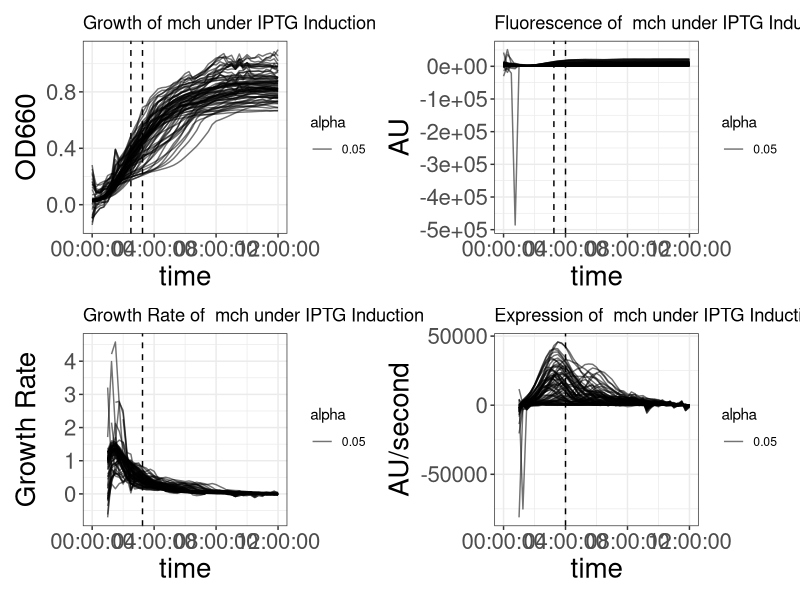
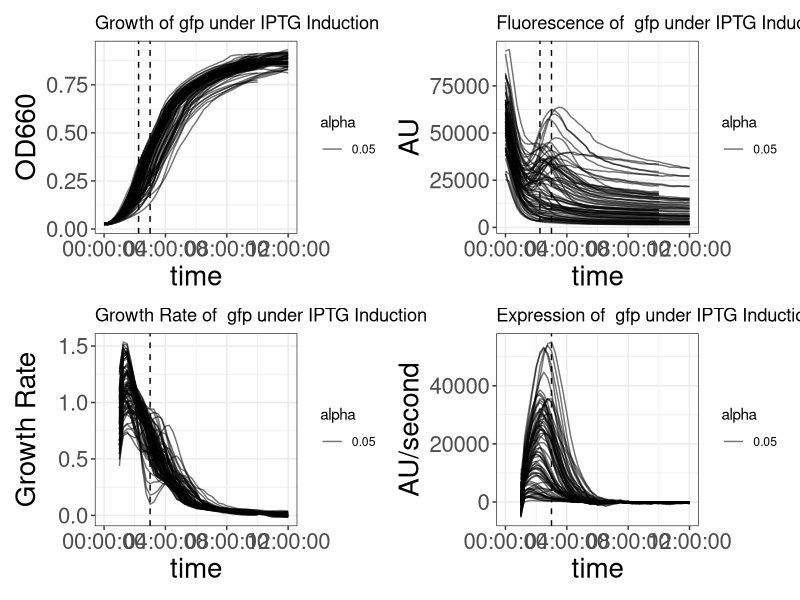

Source code (R) for these figures, in order:
# ----------------- Boilerplate
library(dplyr)
library(ggplot2)
library(patchwork)
library(slider)
library(data.table)
library(zoo)
library(tidyverse)
library(scales)

plot_theme = theme_bw()
# ----------------- Plot logic
graph_strain_grey<- function(strain_dataframe_master, strain_name, t1, t2, shift_amnt){
  
  p1 <- ggplot() + 
    geom_line(data=strain_dataframe_master, aes(x = time, y = OD660, group=groupID, alpha = 0.05)) +
    ggtitle(paste("Growth of", strain_name, "under IPTG Induction")) + 
    plot_theme + ylab("OD660") +scale_x_time() +
    geom_vline(xintercept=t1, linetype='dashed') +
    geom_vline(xintercept=t3, linetype='dashed') +theme(axis.text=element_text(size=16),
                                                        axis.title=element_text(size=20))
  p2 <- ggplot() + 
    geom_line(data=strain_dataframe_master, aes(x = time, y = fluor, group=groupID, alpha = 0.05)) +
    ggtitle(paste("Fluorescence of ", strain_name, "under IPTG Induction")) + 
    plot_theme + ylab("AU") +scale_x_time() +
    geom_vline(xintercept=t1-900*shift_amnt, linetype='dashed') +
    geom_vline(xintercept=t3-900*shift_amnt, linetype='dashed') +theme(axis.text=element_text(size=16),
                                                                       axis.title=element_text(size=20))
  p3 <- ggplot()+
    geom_line(data=strain_dataframe_master, aes(x = time, y = growthrate, group=groupID, alpha = 0.05)) +
    ggtitle(paste("Growth Rate of ", strain_name, "under IPTG Induction")) + 
    plot_theme + ylab("Growth Rate") +scale_x_time() +
    geom_vline(xintercept=t3, linetype='dashed') +theme(axis.text=element_text(size=16),
                                                        axis.title=element_text(size=20))
  p4 <- ggplot()+
    geom_line(data=strain_dataframe_master, aes(x = time, y = expression, group=groupID, alpha = 0.05)) +
    ggtitle(paste("Expression of ", strain_name, "under IPTG Induction")) + 
    plot_theme + ylab("AU/second") +scale_x_time() +
    geom_vline(xintercept=t3-900*shift_amnt, linetype='dashed')  +theme(axis.text=element_text(size=16),
                                                                        axis.title=element_text(size=20))
  
  
  show(p1 + p2 + p3 + p4)
  
}

# ------------------- Generate
window_size = 3

# -- mCherry
mch_time_start <- 11700
t1 = mch_time_start-900*window_size
t3 = mch_time_start
shift_amnt = -3

df = read.csv("../processed_data/experimental_per_mcherry.csv")

grid <- graph_strain_grey(df, "mch", t1, t2, shift_amnt)
grid
ggsave('aggrigate/per_mch_agg.png', grid, width = 9, height = 9)

# -- sfGFP
gfp_time_start <- 11700-900
t1 = gfp_time_start-900*window_size
t3 = gfp_time_start
shift_amnt = 0

df = read.csv("../processed_data/experimental_per_gfp.csv")

grid <- graph_strain_grey(df, 'gfp', t1, t2, shift_amnt)
grid
ggsave('aggrigate/per_gfp_agg.png', grid, width = 9, height = 9)
